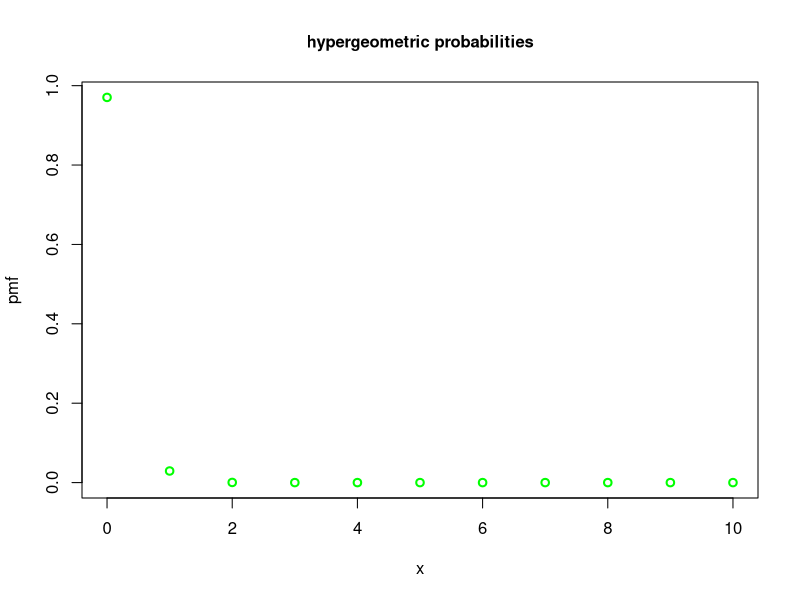

Recreate this plot in R. (Note: this script raises an error after producing the figure.)
# 计算组合数
# 10个里面选6个
choose(10, 6)
# 计算超几何分布（The Hypergeometric Distribution）
## dhyper(x, m, n, k, log=FALSE)  例：假设总共有10000条代码，其中有30条代码是可优化的，9970条代码是不可优化的，现在从所有的10000条代码里选择10条，求其中有0条可优化的代码的概率
prob=dhyper(0, 30, 9970, 10)
# 画图表示x=0,1,2，...,10时的概率分布情况
x=(0:10)
y=dhyper(x, 30, 9970, 10)
plot(x, y, ylab="pmf", main="hypergeometric probabilities", lwd=2, cex.main=1, col="green") # xlab和ylab表示坐标轴名称，main为标题名称，lwd为描点宽度，cex.main为标题字体大小,col为颜色...
# 多个图像描点
plot(x, y1, ylab="pmf", main="hypergeometric probabilities", lwd=2, cex.main=1, col="green")
lines(x, y2, lwd=2, col="green", type="p") # type控制点或者线的展示形式,p为点，l为线（plot里的内容不需要重写）
#legend函数（图例）
legend(m, n, legend=c("o", "p", "q"), col=c("r", "s", "t"), lwd=2) # m和n确定图例的位置，o，p，q为图例中的文字，r，s，t为颜色  ！！！不能忘记lwd，不然看不到图例的线条
